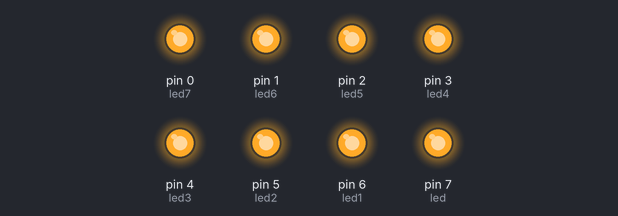
The sketch below on a simulated Arduino Uno, built with avr-gcc and run on an emulated ATmega328P. On the bench: output pins drawn as LEDs (lit = HIGH).

Above: at 0.05 s.
At 2.75 s:
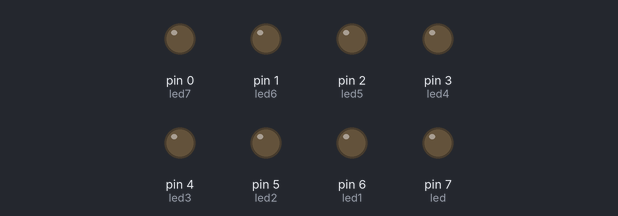
Timing chart, 0 to 3.0 s (numbered marks = the images above):
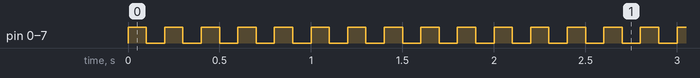

Measured:
- by itself, pin 0 (led7), pin 1 (led6), pin 2 (led5), pin 3 (led4), pin 4 (led3), pin 5 (led2), pin 6 (led1), pin 7 (led): alternates HIGH for 0.10 s and LOW for 0.10 s

The sketch:

Relay.ino
```cpp
// Pin 13 has an LED connected on most Arduino boards.
// give it a name:
int led = 7;
int led1 = 6;
int led2 = 5;
int led3 = 4;
int led4 = 3;
int led5 = 2;
int led6 = 1;
int led7 = 0;


// the setup routine runs once when you press reset:
void setup() {
  // initialize the digital pin as an output.
  pinMode(led, OUTPUT);
  pinMode(led1, OUTPUT);
  pinMode(led2, OUTPUT);
  pinMode(led3, OUTPUT);
  pinMode(led4, OUTPUT);
  pinMode(led5, OUTPUT);
  pinMode(led6, OUTPUT);
  pinMode(led7, OUTPUT);
}

// the loop routine runs over and over again forever:
void loop() {
  digitalWrite(led, HIGH);   // turn the LED on (HIGH is the voltage level)
  digitalWrite(led1, HIGH);   // turn the LED on (HIGH is the voltage level)
  digitalWrite(led2, HIGH);   // turn the LED on (HIGH is the voltage level)
  digitalWrite(led3, HIGH);   // turn the LED on (HIGH is the voltage level)
  digitalWrite(led4, HIGH);   // turn the LED on (HIGH is the voltage level)
  digitalWrite(led5, HIGH);   // turn the LED on (HIGH is the voltage level)
  digitalWrite(led6, HIGH);   // turn the LED on (HIGH is the voltage level)
  digitalWrite(led7, HIGH);   // turn the LED on (HIGH is the voltage level)
  delay(100);               // wait for a second
  digitalWrite(led, LOW);    // turn the LED off by making the voltage LOW
  digitalWrite(led1, LOW);   // turn the LED on (HIGH is the voltage level)
  digitalWrite(led2, LOW);   // turn the LED on (HIGH is the voltage level)
  digitalWrite(led3, LOW);   // turn the LED on (HIGH is the voltage level)
  digitalWrite(led4, LOW);   // turn the LED on (HIGH is the voltage level)
  digitalWrite(led5, LOW);   // turn the LED on (HIGH is the voltage level)
  digitalWrite(led6, LOW);   // turn the LED on (HIGH is the voltage level)
  digitalWrite(led7, LOW);   // turn the LED on (HIGH is the voltage level)
  delay(100);               // wait for a second
}
```
